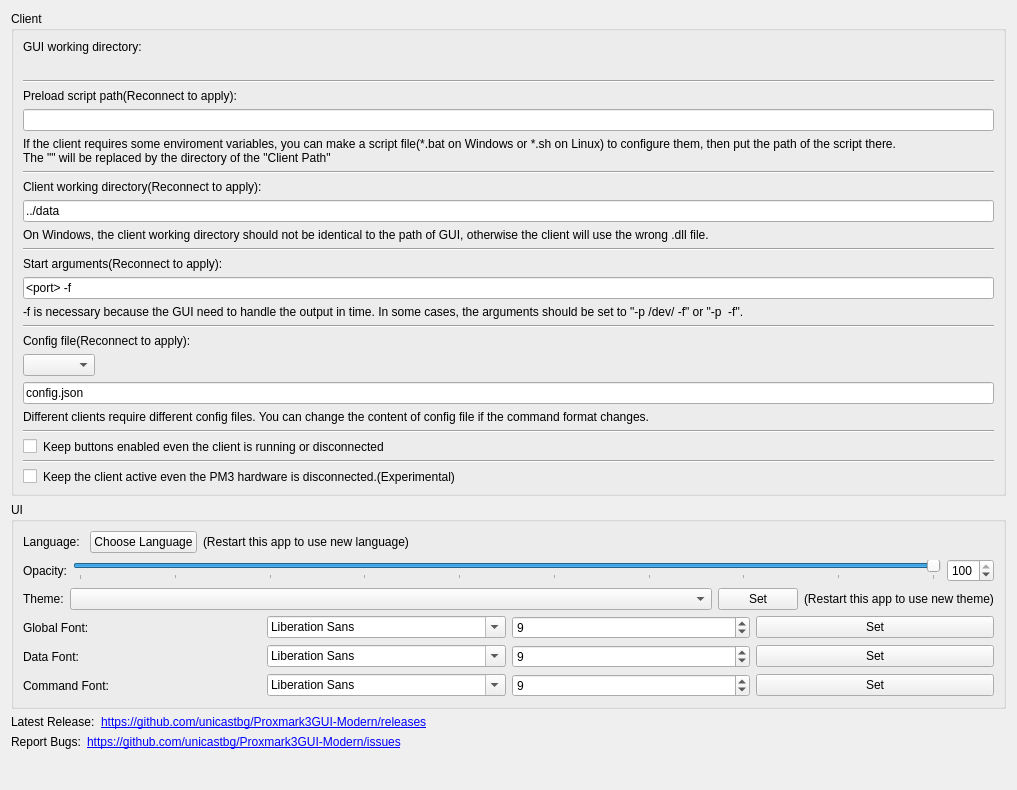
          <widget class="QWidget" name="Set_scrollAreaWidgetContents">
           <property name="geometry">
            <rect>
             <x>0</x>
             <y>0</y>
             <width>1017</width>
             <height>790</height>
            </rect>
           </property>
           <layout class="QHBoxLayout" name="horizontalLayout_36">
            <property name="spacing">
             <number>0</number>
            </property>
            <item>
             <layout class="QVBoxLayout" name="verticalLayout_12">
              <property name="spacing">
               <number>6</number>
              </property>
              <item>
               <widget class="QGroupBox" name="Set_clientGroupBox">
                <property name="title">
                 <string>Client</string>
                </property>
                <layout class="QVBoxLayout" name="verticalLayout_10">
                 <item>
                  <widget class="QLabel" name="label_65">
                   <property name="text">
                    <string>GUI working directory:</string>
                   </property>
                  </widget>
                 </item>
                 <item>
                  <widget class="QLabel" name="Set_Client_GUIWorkingDirLabel">
                   <property name="textInteractionFlags">
                    <set>Qt::LinksAccessibleByMouse|Qt::TextSelectableByMouse</set>
                   </property>
                  </widget>
                 </item>
                 <item>
                  <widget class="Line" name="line_9">
                   <property name="orientation">
                    <enum>Qt::Horizontal</enum>
                   </property>
                  </widget>
                 </item>
                 <item>
                  <widget class="QLabel" name="label_11">
                   <property name="text">
                    <string>Preload script path(Reconnect to apply):</string>
                   </property>
                  </widget>
                 </item>
                 <item>
                  <widget class="QLineEdit" name="Set_Client_envScriptEdit">
                   <property name="text">
                    <string/>
                   </property>
                  </widget>
                 </item>
                 <item>
                  <widget class="QLabel" name="label_13">
                   <property name="text">
                    <string>If the client requires some enviroment variables, you can make a script file(*.bat on Windows or *.sh on Linux) to configure them, then put the path of the script there.
The &quot;&lt;client dir&gt;&quot; will be replaced by the directory of the &quot;Client Path&quot;</string>
                   </property>
                   <property name="wordWrap">
                    <bool>true</bool>
                   </property>
                  </widget>
                 </item>
                 <item>
                  <widget class="Line" name="line_4">
                   <property name="orientation">
                    <enum>Qt::Horizontal</enum>
                   </property>
                  </widget>
                 </item>
                 <item>
                  <widget class="QLabel" name="label_19">
                   <property name="text">
                    <string>Client working directory(Reconnect to apply):</string>
                   </property>
                  </widget>
                 </item>
                 <item>
                  <widget class="QLineEdit" name="Set_Client_workingDirEdit">
                   <property name="text">
                    <string>../data</string>
                   </property>
                  </widget>
                 </item>
                 <item>
                  <widget class="QLabel" name="label_20">
                   <property name="text">
                    <string>On Windows, the client working directory should not be identical to the path of GUI, otherwise the client will use the wrong .dll file.</string>
                   </property>
                   <property name="wordWrap">
                    <bool>true</bool>
                   </property>
                  </widget>
                 </item>
                 <item>
                  <widget class="Line" name="line">
                   <property name="orientation">
                    <enum>Qt::Horizontal</enum>
                   </property>
                  </widget>
                 </item>
                 <item>
                  <widget class="QLabel" name="label_12">
                   <property name="text">
                    <string>Start arguments(Reconnect to apply):</string>
                   </property>
                  </widget>
                 </item>
                 <item>
                  <widget class="QLineEdit" name="Set_Client_startArgsEdit">
                   <property name="text">
                    <string>&lt;port&gt; -f</string>
                   </property>
                  </widget>
                 </item>
                 <item>
                  <widget class="QLabel" name="label_14">
                   <property name="text">
                    <string>-f is necessary because the GUI need to handle the output in time. In some cases, the arguments should be set to &quot;-p /dev/&lt;port&gt; -f&quot; or &quot;-p &lt;port&gt; -f&quot;.</string>
                   </property>
                   <property name="wordWrap">
                    <bool>true</bool>
                   </property>
                  </widget>
                 </item>
                 <item>
                  <widget class="Line" name="line_2">
                   <property name="orientation">
                    <enum>Qt::Horizontal</enum>
                   </property>
                  </widget>
                 </item>
                 <item>
                  <widget class="QLabel" name="label_63">
                   <property name="text">
                    <string>Config file(Reconnect to apply):</string>
                   </property>
                  </widget>
                 </item>
                 <item>
                  <layout class="QHBoxLayout" name="horizontalLayout_15">
                   <item>
                    <widget class="QComboBox" name="Set_Client_configFileBox">
                     <property name="sizeAdjustPolicy">
                      <enum>QComboBox::AdjustToContents</enum>
                     </property>
                    </widget>
                   </item>
                   <item>
                    <spacer name="horizontalSpacer_13">
                     <property name="orientation">
                      <enum>Qt::Horizontal</enum>
                     </property>
                     <property name="sizeHint" stdset="0">
                      <size>
                       <width>40</width>
                       <height>20</height>
                      </size>
                     </property>
                    </spacer>
                   </item>
                  </layout>
                 </item>
                 <item>
                  <widget class="QLineEdit" name="Set_Client_configPathEdit">
                   <property name="text">
                    <string>config.json</string>
                   </property>
                  </widget>
                 </item>
                 <item>
                  <widget class="QLabel" name="label_64">
                   <property name="text">
                    <string>Different clients require different config files. You can change the content of config file if the command format changes.</string>
                   </property>
                   <property name="wordWrap">
                    <bool>true</bool>
                   </property>
                  </widget>
                 </item>
                 <item>
                  <widget class="Line" name="line_8">
                   <property name="orientation">
                    <enum>Qt::Horizontal</enum>
                   </property>
                  </widget>
                 </item>
                 <item>
                  <layout class="QHBoxLayout" name="horizontalLayout_16">
                   <item>
                    <widget class="QCheckBox" name="Set_Client_forceEnabledBox">
                     <property name="sizePolicy">
                      <sizepolicy hsizetype="Minimum" vsizetype="Fixed">
                       <horstretch>0</horstretch>
                       <verstretch>0</verstretch>
                      </sizepolicy>
                     </property>
                     <property name="minimumSize">
                      <size>
                       <width>0</width>
                       <height>0</height>
                      </size>
                     </property>
                     <property name="text">
                      <string/>
                     </property>
                    </widget>
                   </item>
                   <item>
                    <widget class="QLabel" name="label_15">
                     <property name="sizePolicy">
                      <sizepolicy hsizetype="Expanding" vsizetype="Preferred">
                       <horstretch>0</horstretch>
                       <verstretch>0</verstretch>
                      </sizepolicy>
                     </property>
                     <property name="text">
                      <string>Keep buttons enabled even the client is running or disconnected</string>
                     </property>
                     <property name="wordWrap">
                      <bool>true</bool>
                     </property>
                    </widget>
                   </item>
                  </layout>
                 </item>
                 <item>
                  <widget class="Line" name="line_3">
                   <property name="orientation">
                    <enum>Qt::Horizontal</enum>
                   </property>
                  </widget>
                 </item>
                 <item>
                  <layout class="QHBoxLayout" name="horizontalLayout_18">
                   <item>
                    <widget class="QCheckBox" name="Set_Client_keepClientActiveBox">
                     <property name="sizePolicy">
                      <sizepolicy hsizetype="Minimum" vsizetype="Fixed">
                       <horstretch>0</horstretch>
                       <verstretch>0</verstretch>
                      </sizepolicy>
                     </property>
                     <property name="minimumSize">
                      <size>
                       <width>0</width>
                       <height>0</height>
                      </size>
                     </property>
                     <property name="text">
                      <string/>
                     </property>
                    </widget>
                   </item>
                   <item>
                    <widget class="QLabel" name="label_21">
                     <property name="sizePolicy">
                      <sizepolicy hsizetype="Expanding" vsizetype="Preferred">
                       <horstretch>0</horstretch>
                       <verstretch>0</verstretch>
                      </sizepolicy>
                     </property>
                     <property name="text">
                      <string>Keep the client active even the PM3 hardware is disconnected.(Experimental)</string>
                     </property>
                     <property name="wordWrap">
                      <bool>true</bool>
                     </property>
                    </widget>
                   </item>
                  </layout>
                 </item>
                </layout>
               </widget>
              </item>
              <item>
               <widget class="QGroupBox" name="groupBox_2">
                <property name="title">
                 <string>UI</string>
                </property>
                <layout class="QVBoxLayout" name="verticalLayout_11">
                 <item>
                  <layout class="QHBoxLayout" name="horizontalLayout_17">
                   <item>
                    <widget class="QLabel" name="label_16">
                     <property name="text">
                      <string>Language: </string>
                     </property>
                    </widget>
                   </item>
                   <item>
                    <widget class="QPushButton" name="Set_UI_setLanguageButton">
                     <property name="text">
                      <string>Choose Language</string>
                     </property>
                    </widget>
                   </item>
                   <item>
                    <widget class="QLabel" name="label_17">
                     <property name="text">
                      <string>(Restart this app to use new language)</string>
                     </property>
                    </widget>
                   </item>
                   <item>
                    <spacer name="horizontalSpacer_9">
                     <property name="orientation">
                      <enum>Qt::Horizontal</enum>
                     </property>
                     <property name="sizeHint" stdset="0">
                      <size>
                       <width>0</width>
                       <height>0</height>
                      </size>
                     </property>
                    </spacer>
                   </item>
                  </layout>
                 </item>
                 <item>
                  <widget class="QWidget" name="opacityWidget" native="true">
                   <layout class="QHBoxLayout" name="horizontalLayout_31">
                    <property name="leftMargin">
                     <number>0</number>
                    </property>
                    <property name="topMargin">
                     <number>0</number>
                    </property>
                    <property name="rightMargin">
                     <number>0</number>
                    </property>
                    <property name="bottomMargin">
                     <number>0</number>
                    </property>
                    <item>
                     <widget class="QLabel" name="label_70">
                      <property name="text">
                       <string>Opacity:</string>
                      </property>
                     </widget>
                    </item>
                    <item>
                     <widget class="QSlider" name="Set_UI_Opacity_slider">
                      <property name="minimum">
                       <number>10</number>
                      </property>
                      <property name="maximum">
                       <number>100</number>
                      </property>
                      <property name="value">
                       <number>100</number>
                      </property>
                      <property name="orientation">
                       <enum>Qt::Horizontal</enum>
                      </property>
                      <property name="tickPosition">
                       <enum>QSlider::TicksBelow</enum>
                      </property>
                     </widget>
                    </item>
                    <item>
                     <widget class="QSpinBox" name="Set_UI_Opacity_Box">
                      <property name="minimum">
                       <number>10</number>
                      </property>
                      <property name="maximum">
                       <number>100</number>
                      </property>
                      <property name="value">
                       <number>100</number>
                      </property>
                     </widget>
                    </item>
                   </layout>
                  </widget>
                 </item>
                 <item>
                  <layout class="QHBoxLayout" name="horizontalLayout_32">
                   <item>
                    <widget class="QLabel" name="label_71">
                     <property name="text">
                      <string>Theme:</string>
                     </property>
                    </widget>
                   </item>
                   <item>
                    <widget class="QComboBox" name="Set_UI_Theme_nameBox">
                     <property name="sizePolicy">
                      <sizepolicy hsizetype="Expanding" vsizetype="Fixed">
                       <horstretch>0</horstretch>
                       <verstretch>0</verstretch>
                      </sizepolicy>
                     </property>
                    </widget>
                   </item>
                   <item>
                    <widget class="QPushButton" name="Set_UI_Theme_setButton">
                     <property name="text">
                      <string>Set</string>
                     </property>
                    </widget>
                   </item>
                   <item>
                    <widget class="QLabel" name="label_17">
                     <property name="text">
                      <string>(Restart this app to use new theme)</string>
                     </property>
                    </widget>
                   </item>
                  </layout>
                 </item>
                 <item>
                  <layout class="QHBoxLayout" name="horizontalLayout_33">
                   <item>
                    <widget class="QLabel" name="label_72">
                     <property name="text">
                      <string>Global Font:</string>
                     </property>
                    </widget>
                   </item>
                   <item>
                    <widget class="QFontComboBox" name="Set_UI_Font_nameBox"/>
                   </item>
                   <item>
                    <widget class="QSpinBox" name="Set_UI_Font_sizeBox">
                     <property name="minimum">
                      <number>1</number>
                     </property>
                     <property name="maximum">
                      <number>65535</number>
                     </property>
                     <property name="value">
                      <number>9</number>
                     </property>
                    </widget>
                   </item>
                   <item>
                    <widget class="QPushButton" name="Set_UI_Font_setButton">
                     <property name="text">
                      <string>Set</string>
                     </property>
                    </widget>
                   </item>
                  </layout>
                 </item>
                 <item>
                  <layout class="QHBoxLayout" name="horizontalLayout_34">
                   <item>
                    <widget class="QLabel" name="label_73">
                     <property name="text">
                      <string>Data Font:</string>
                     </property>
                    </widget>
                   </item>
                   <item>
                    <widget class="QFontComboBox" name="Set_UI_DataFont_nameBox"/>
                   </item>
                   <item>
                    <widget class="QSpinBox" name="Set_UI_DataFont_sizeBox">
                     <property name="minimum">
                      <number>1</number>
                     </property>
                     <property name="maximum">
                      <number>65535</number>
                     </property>
                     <property name="value">
                      <number>9</number>
                     </property>
                    </widget>
                   </item>
                   <item>
                    <widget class="QPushButton" name="Set_UI_DataFont_setButton">
                     <property name="text">
                      <string>Set</string>
                     </property>
                    </widget>
                   </item>
                  </layout>
                 </item>
                 <item>
                  <layout class="QHBoxLayout" name="horizontalLayout_35">
                   <item>
                    <widget class="QLabel" name="label_74">
                     <property name="text">
                      <string>Command Font:</string>
                     </property>
                    </widget>
                   </item>
                   <item>
                    <widget class="QFontComboBox" name="Set_UI_CMDFont_nameBox"/>
                   </item>
                   <item>
                    <widget class="QSpinBox" name="Set_UI_CMDFont_sizeBox">
                     <property name="minimum">
                      <number>1</number>
                     </property>
                     <property name="maximum">
                      <number>65535</number>
                     </property>
                     <property name="value">
                      <number>9</number>
                     </property>
                    </widget>
                   </item>
                   <item>
                    <widget class="QPushButton" name="Set_UI_CMDFont_setButton">
                     <property name="text">
                      <string>Set</string>
                     </property>
                    </widget>
                   </item>
                  </layout>
                 </item>
                </layout>
               </widget>
              </item>
              <item>
               <layout class="QHBoxLayout" name="horizontalLayout_29">
                <item>
                 <widget class="QLabel" name="label_66">
                  <property name="text">
                   <string>Latest Release:</string>
                  </property>
                 </widget>
                </item>
                <item>
                 <widget class="QLabel" name="label_67">
                  <property name="sizePolicy">
                   <sizepolicy hsizetype="Expanding" vsizetype="Preferred">
                    <horstretch>0</horstretch>
                    <verstretch>0</verstretch>
                   </sizepolicy>
                  </property>
                  <property name="text">
                   <string notr="true">&lt;html&gt;&lt;head/&gt;&lt;body&gt;&lt;p&gt;&lt;a href=&quot;https://github.com/unicastbg/Proxmark3GUI-Modern/releases&quot;&gt;&lt;span style=&quot; text-decoration: underline; color:#0000ff;&quot;&gt;https://github.com/unicastbg/Proxmark3GUI-Modern/releases&lt;/span&gt;&lt;/a&gt;&lt;/p&gt;&lt;/body&gt;&lt;/html&gt;</string>
                  </property>
                  <property name="openExternalLinks">
                   <bool>true</bool>
                  </property>
                  <property name="textInteractionFlags">
                   <set>Qt::TextBrowserInteraction</set>
                  </property>
                 </widget>
                </item>
               </layout>
              </item>
              <item>
               <layout class="QHBoxLayout" name="horizontalLayout_30">
                <item>
                 <widget class="QLabel" name="label_68">
                  <property name="text">
                   <string>Report Bugs:</string>
                  </property>
                 </widget>
                </item>
                <item>
                 <widget class="QLabel" name="label_69">
                  <property name="sizePolicy">
                   <sizepolicy hsizetype="Expanding" vsizetype="Preferred">
                    <horstretch>0</horstretch>
                    <verstretch>0</verstretch>
                   </sizepolicy>
                  </property>
                  <property name="text">
                   <string notr="true">&lt;html&gt;&lt;head/&gt;&lt;body&gt;&lt;p&gt;&lt;a href=&quot;https://github.com/unicastbg/Proxmark3GUI-Modern/issues&quot;&gt;&lt;span style=&quot; text-decoration: underline; color:#0000ff;&quot;&gt;https://github.com/unicastbg/Proxmark3GUI-Modern/issues&lt;/span&gt;&lt;/a&gt;&lt;/p&gt;&lt;/body&gt;&lt;/html&gt;</string>
                  </property>
                  <property name="openExternalLinks">
                   <bool>true</bool>
                  </property>
                  <property name="textInteractionFlags">
                   <set>Qt::TextBrowserInteraction</set>
                  </property>
                 </widget>
                </item>
               </layout>
              </item>
              <item>
               <spacer name="verticalSpacer_5">
                <property name="orientation">
                 <enum>Qt::Vertical</enum>
                </property>
                <property name="sizeHint" stdset="0">
                 <size>
                  <width>0</width>
                  <height>0</height>
                 </size>
                </property>
               </spacer>
              </item>
             </layout>
            </item>
            <item>
             <spacer name="horizontalSpacer_10">
              <property name="orientation">
               <enum>Qt::Horizontal</enum>
              </property>
              <property name="sizeType">
               <enum>QSizePolicy::Minimum</enum>
              </property>
              <property name="sizeHint" stdset="0">
               <size>
                <width>0</width>
                <height>0</height>
               </size>
              </property>
             </spacer>
            </item>
           </layout>
          </widget>
